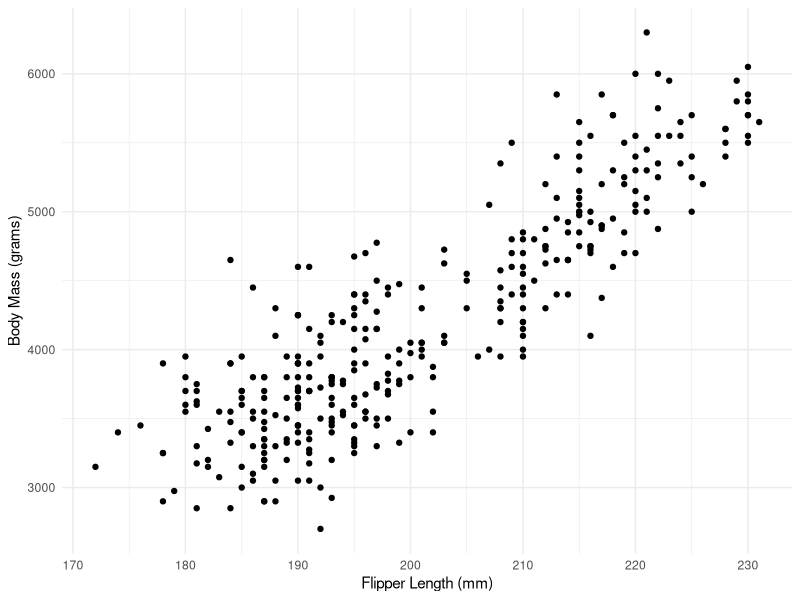
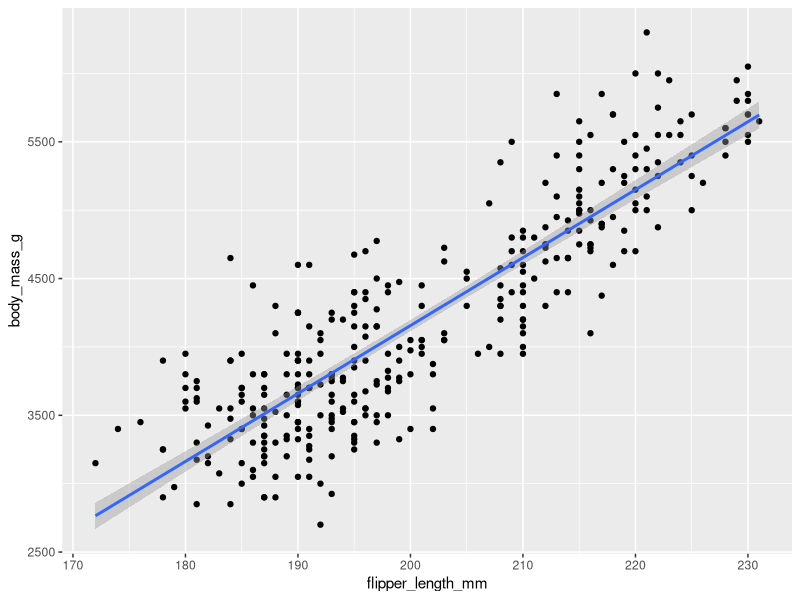
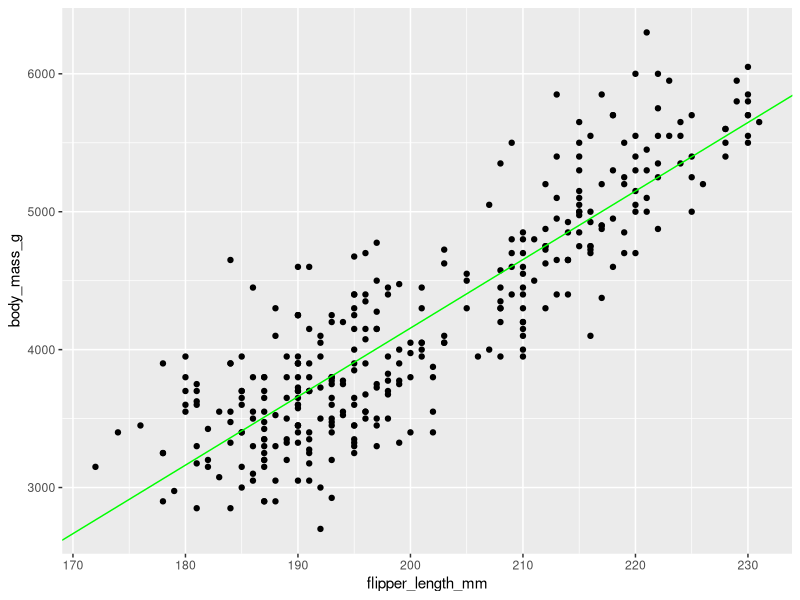
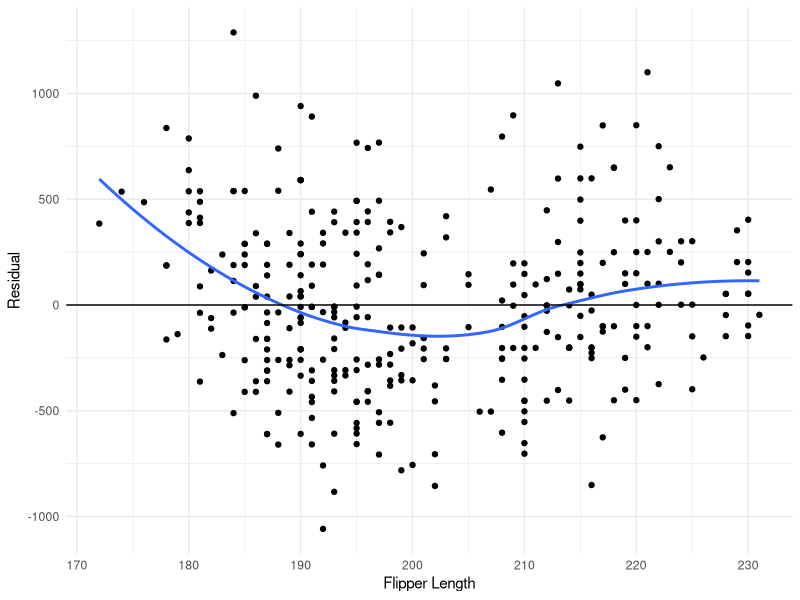
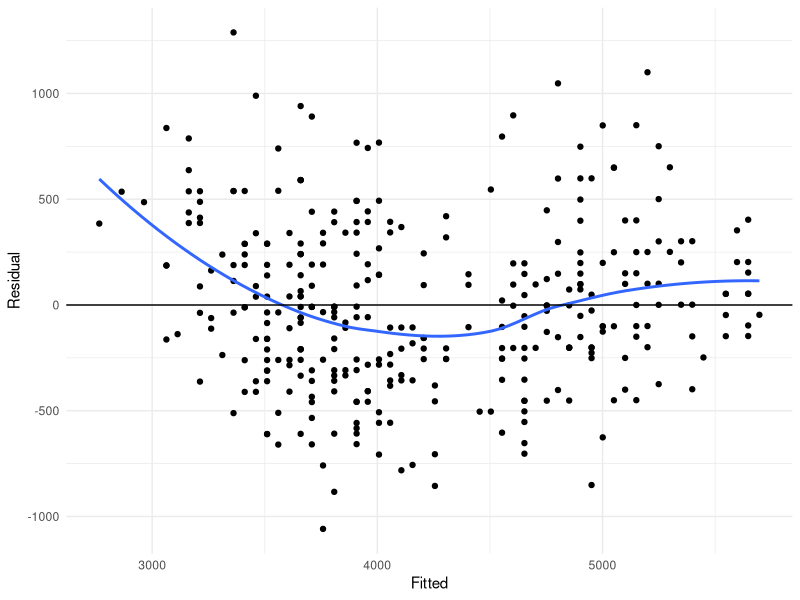
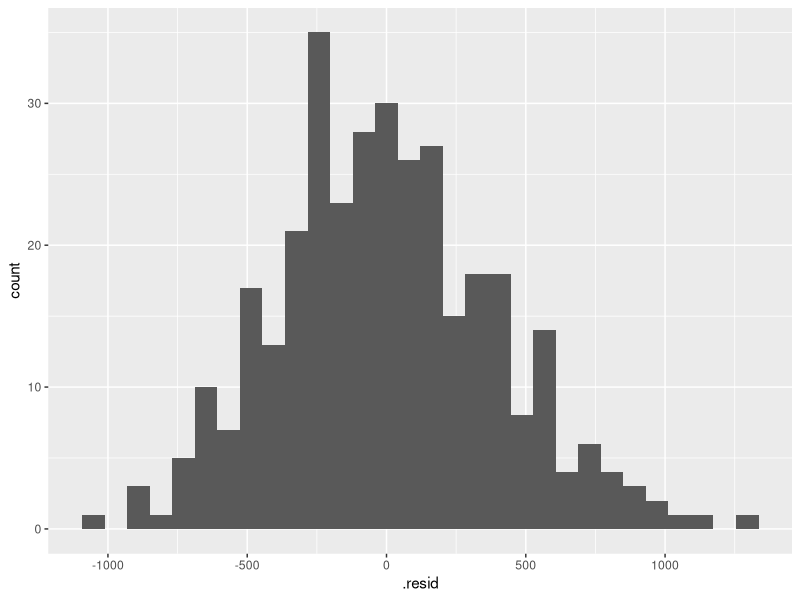

Generate these figures, in order, with R: (Note: this script raises an error after producing the figures.)
## ---- chunk 1
knitr::opts_chunk$set(echo = TRUE)
library(dplyr)
library(ggplot2)
library(palmerpenguins)
library(broom)
## ---- chunk 2
head(penguins)
names(penguins)
nrow(penguins)
## ---- chunk 3
penguins %>%
  ggplot(aes(x = flipper_length_mm, y = body_mass_g)) +
  geom_point() + 
  labs(x = "Flipper Length (mm)", y = "Body Mass (grams)") +
  theme_minimal()

penguins %>%
  ggplot(aes(x = flipper_length_mm, y = body_mass_g)) +
  geom_point() + 
  geom_smooth(method = "lm")
  labs(x = "Flipper Length (mm)", y = "Body Mass (grams)") +
  theme_minimal()
  
mod <- lm(body_mass_g ~ flipper_length_mm, data = penguins)
summary(mod)

penguins %>% with(lm(body_mass_g ~ flipper_length_mm)) %>% summary()

penguins %>%
  ggplot(aes(x = flipper_length_mm, y = body_mass_g)) +
  geom_point() + 
  geom_abline(intercept = -5780.831, slope = 49.686, color = "Green")
  labs(x = "Flipper Length (mm)", y = "Body Mass (grams)") +
  theme_minimal()
## ---- chunk 4
mod <- penguins %>% with(lm(body_mass_g ~ flipper_length_mm))
glance(mod)

tidy(mod)

augment(mod) %>%
  ggplot(aes(x = flipper_length_mm, y = .resid)) +
  geom_point() +
  geom_smooth(se = FALSE) +
  geom_hline(yintercept = 0) +
  labs(x = 'Flipper Length', y = 'Residual') +
  theme_minimal()

augment(mod) %>%
  ggplot(aes(x = .fitted, y = .resid)) +
  geom_point() +
  geom_smooth(se = FALSE) +
  geom_hline(yintercept = 0) +
  labs(x = 'Fitted', y = 'Residual') +
  theme_minimal()

augment(mod) %>%
  ggplot(aes(x = .resid)) +
  geom_histogram()

augment(mod) %>%
  count(.redsid < 800 & .resid > 800) %>%
  mutate(prop = n/sum(n))
## ---- chunk 5
mod %>%
  predict(newdata = data.frame(flipper_length_mm = 200))

mod %>%
  predict(newdata = data.frame(flipper_length_mm = 0))
